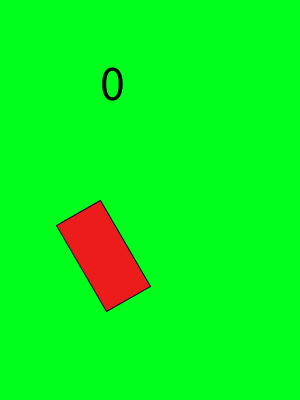
Frame 1 (no input)
Frame 60 (the mouse pressed at the canvas centre just before this capture): identical to frame 1, image omitted
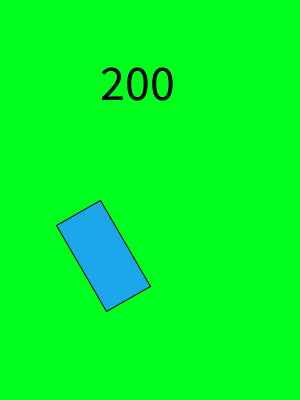
Frame 120 (the mouse held since frame 60 and released just before this capture)

The Processing sketch that drew these frames (run headless with seeded random() and noise(); from frame 60 on, the mouse is pressed at the canvas centre):

// Processing sketch: usoDePosY
// ── usoDePosY.pde
//vamos a crear una variable que me siga
//la posición vertical del mouse
// va a ser una variable de tipo int
// que va a comenzar siendo 0
// esto es una variable de tipo global
int posY = 0;

void setup() {
  //tamaño del lienzo se hace con size(x,y);
  size(300,400);
  //vamos a usar modo de color
  // HSB = Hue(tono), Saturation, Brightness
  // le estamos diciendo a Processing que 
  // el tono se mueva de 0 a 360
  // y el Sat, Brightness, y Alpha (transp.)
  // se muevan de 0 a 100
  colorMode(HSB,360,100,100,100);
}
void draw() {
  background(127,100,100,100);
  
  //vamos a actualizar posY según
  //la posición del mouse en Y
  posY = mouseY;
  
  //rect() según https://processing.org/reference/rect_.html
  pushMatrix();
    //muevo el eje de coordenadas
    translate(100,200);
    //la rotación siempre es en radianes
    //podemos convertir de grados a radianes
    //con la función radians(anguloEnGrados);
    rotate(radians(60));
    //cambiamos el color del rect
    //según posY
    fill(posY,88,93,100);
    //dibujo en 0
    rect(0,0,100,50);
  popMatrix();
  
  
  //visualizamos en la pantalla la posY
  textSize(50);
  //negro en HSB es 0,0,0
  fill(0,0,0);
  text(posY,100,100);
}
